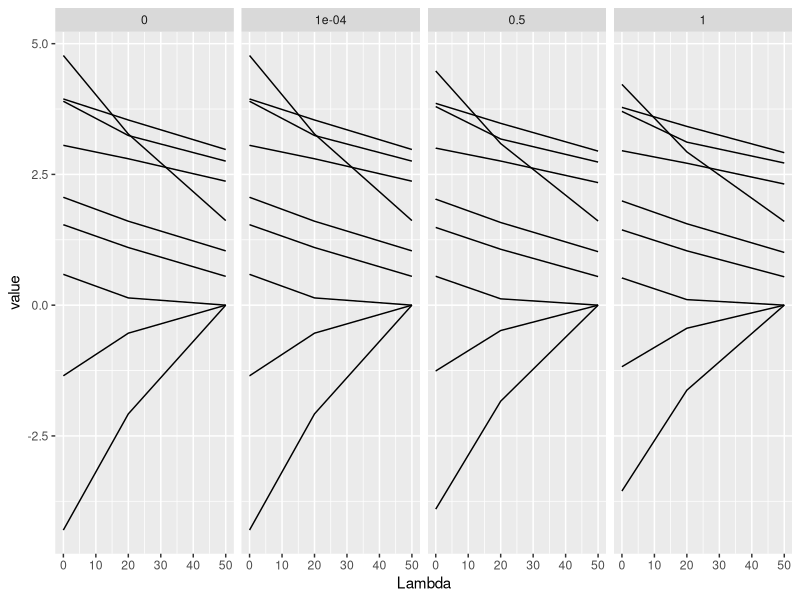

The R source for this figure:
# Project:   quarto-website
# Objective: MM algorithm for the elastic net
# Author:    Edoardo Costantini
# Created:   2023-11-03
# Modified:  2023-11-03
# Notes:

library(reshape2)
library(ggplot2)
library(dplyr)

# Data generation --------------------------------------------------------------

# Define sample size
n <- 50

# How many Predictors
p <- 9

# Create a baseline matrix
R <- diag(p)

# Define special correlation blocks
R[1, 2] <- .8
R[1, 3] <- .7
R[2, 3] <- .6
R[7, 8] <- .2
R[7, 9] <- .4
R[8, 9] <- .3

# Make it simmetrical
R[lower.tri(R)] <- t(R)[lower.tri(R)]

# Sample X
X <- MASS::mvrnorm(n = n, mu = rep(0, p), Sigma = R)

# Define regression coefficeints
B <- c(0, 1, 2, 0, 0, 3, 1.5, 1.5, 0)

# Define dependent variable
y <- X %*% B + rnorm(n, 0, 10)

# MM optimization procedure ----------------------------------------------------

EN_MM <- function(X, y, lambda_L, lambda_R) {
    # Define constant objects
    XX <- t(X) %*% X
    Xy <- t(X) %*% y

    # Define convergence criterion
    epsi <- 1e-12

    # Define starting values for iterative procedure
    conv <- FALSE
    iter <- 1

    # Initialize supporting point beta (i minus 1 = 0)
    B_0 <- rnorm(p)

    # Define l1 penalty
    penalty_L <- sum(abs(B_0))

    # Define l2 penalty
    penalty_R <- sum((B_0)^2)

    # Loss function at supporting point i minus 1 [g(a|a)]
    loss_0 <- sum((y - X %*% B_0)^2) + lambda_L * penalty_L + lambda_R * penalty_R

    while (conv == FALSE) {
        # Define D
        D <- diag((abs(B_0) + epsi)^(-1))

        # Update Beta
        B_i <- as.numeric(
            solve(XX + lambda_L / 2 * D + diag(lambda_R, p)) %*% Xy
        )

        # Update l1 penalty
        penalty_L <- sum(abs(B_i))

        # Update l2 penalty
        penalty_R <- sum(B_i^2)

        # Update loss function
        loss_i <- sum((y - X %*% B_i)^2) + lambda_L * penalty_L + lambda_R * penalty_R

        # Check convergence
        if (loss_0 - loss_i < epsi) {
            conv <- TRUE
            B_hat <- B_i
            B_hat[(abs(B_hat) < 100 * epsi)] <- 0
        }

        # Update iteration counter
        iter <- iter + 1

        # Update
        B_0 <- B_i
        loss_0 <- loss_i
    }

    # result
    B_hat
}

# Define possible values for Ridge
lambda_L_vecotr <- c(50, 20, 15, 11, 10, 8, 6, 5, 4, 3, 2, 1, 0.9, 0.8, 0.7, 0.65, 0.6, 0.5, 0.4, 0.35, 0.25, 0.2, 0.15, 0.125, 0.10, 0.09, 0.08, 0.05, 0.02, 0.015, 0.001, 0.0001, 0.00001, 0)
lambda_R_vector <- c(0, 1e-4, .5, 1)

# Define experimental conditions
conds <- expand.grid(Lambda = lambda_L_vecotr, Ridge = lambda_R_vector)

# Empty matrix for storing estimated parameters
shelf <- matrix(NA, nrow = nrow(conds), ncol = p, dimnames = list(NULL, paste0("B", 1:p)))

# Loop over conditions
for (i in 1:nrow(conds)) {
    shelf[i, ] <- EN_MM(
        X,
        y,
        lambda_L = conds[i, "Lambda"],
        lambda_R = conds[i, "Ridge"]
    )
}

# Attach to conditions
results <- cbind(conds, shelf)

# Melt results
results_ggplot <- melt(results, id.var = c("Lambda", "Ridge"))
head(results_ggplot)

# Make plot
results_ggplot %>%
    # filter(variable == "B2") %>% 
    ggplot(
        aes(
            x = Lambda,
            y = value,
            group = variable
        )
    ) +
    geom_line() +
    facet_grid(
        col = vars(Ridge)
    )
